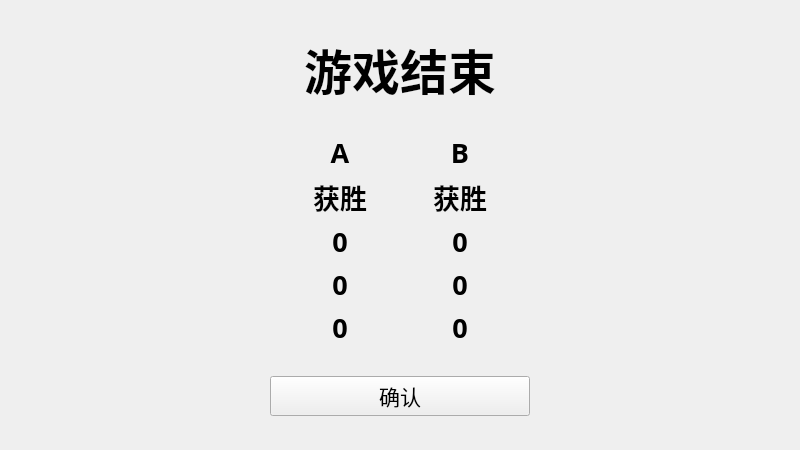
<?xml version="1.0" encoding="UTF-8"?>
<ui version="4.0">
 <class>AnsShow</class>
 <widget class="QWidget" name="AnsShow">
  <property name="geometry">
   <rect>
    <x>0</x>
    <y>0</y>
    <width>800</width>
    <height>450</height>
   </rect>
  </property>
  <property name="windowTitle">
   <string>Form</string>
  </property>
  <layout class="QGridLayout" name="gridLayout">
   <item row="0" column="0">
    <layout class="QVBoxLayout" name="verticalLayout_3">
     <item>
      <spacer name="verticalSpacer_2">
       <property name="orientation">
        <enum>Qt::Vertical</enum>
       </property>
       <property name="sizeHint" stdset="0">
        <size>
         <width>20</width>
         <height>47</height>
        </size>
       </property>
      </spacer>
     </item>
     <item>
      <layout class="QHBoxLayout" name="horizontalLayout_2">
       <item>
        <spacer name="horizontalSpacer">
         <property name="orientation">
          <enum>Qt::Horizontal</enum>
         </property>
         <property name="sizeHint" stdset="0">
          <size>
           <width>40</width>
           <height>20</height>
          </size>
         </property>
        </spacer>
       </item>
       <item>
        <widget class="QLabel" name="label_top">
         <property name="font">
          <font>
           <family>微软雅黑</family>
           <pointsize>36</pointsize>
           <weight>75</weight>
           <bold>true</bold>
          </font>
         </property>
         <property name="text">
          <string>游戏结束</string>
         </property>
         <property name="alignment">
          <set>Qt::AlignCenter</set>
         </property>
        </widget>
       </item>
       <item>
        <spacer name="horizontalSpacer_2">
         <property name="orientation">
          <enum>Qt::Horizontal</enum>
         </property>
         <property name="sizeHint" stdset="0">
          <size>
           <width>40</width>
           <height>20</height>
          </size>
         </property>
        </spacer>
       </item>
      </layout>
     </item>
     <item>
      <spacer name="verticalSpacer">
       <property name="orientation">
        <enum>Qt::Vertical</enum>
       </property>
       <property name="sizeHint" stdset="0">
        <size>
         <width>20</width>
         <height>47</height>
        </size>
       </property>
      </spacer>
     </item>
     <item>
      <layout class="QHBoxLayout" name="horizontalLayout">
       <item>
        <spacer name="horizontalSpacer_3">
         <property name="orientation">
          <enum>Qt::Horizontal</enum>
         </property>
         <property name="sizeHint" stdset="0">
          <size>
           <width>40</width>
           <height>20</height>
          </size>
         </property>
        </spacer>
       </item>
       <item>
        <layout class="QVBoxLayout" name="verticalLayout">
         <item>
          <widget class="QLabel" name="label_A">
           <property name="sizePolicy">
            <sizepolicy hsizetype="Preferred" vsizetype="Preferred">
             <horstretch>0</horstretch>
             <verstretch>0</verstretch>
            </sizepolicy>
           </property>
           <property name="minimumSize">
            <size>
             <width>0</width>
             <height>0</height>
            </size>
           </property>
           <property name="maximumSize">
            <size>
             <width>16777215</width>
             <height>40</height>
            </size>
           </property>
           <property name="font">
            <font>
             <family>微软雅黑</family>
             <pointsize>20</pointsize>
             <weight>75</weight>
             <bold>true</bold>
            </font>
           </property>
           <property name="text">
            <string>A</string>
           </property>
           <property name="alignment">
            <set>Qt::AlignCenter</set>
           </property>
          </widget>
         </item>
         <item>
          <widget class="QLabel" name="label_AInfo">
           <property name="sizePolicy">
            <sizepolicy hsizetype="Preferred" vsizetype="Preferred">
             <horstretch>0</horstretch>
             <verstretch>0</verstretch>
            </sizepolicy>
           </property>
           <property name="minimumSize">
            <size>
             <width>0</width>
             <height>0</height>
            </size>
           </property>
           <property name="maximumSize">
            <size>
             <width>16777215</width>
             <height>40</height>
            </size>
           </property>
           <property name="font">
            <font>
             <family>微软雅黑</family>
             <pointsize>20</pointsize>
             <weight>75</weight>
             <bold>true</bold>
            </font>
           </property>
           <property name="text">
            <string>获胜</string>
           </property>
           <property name="alignment">
            <set>Qt::AlignCenter</set>
           </property>
          </widget>
         </item>
         <item>
          <widget class="QLabel" name="label_A1">
           <property name="sizePolicy">
            <sizepolicy hsizetype="Preferred" vsizetype="Preferred">
             <horstretch>0</horstretch>
             <verstretch>0</verstretch>
            </sizepolicy>
           </property>
           <property name="minimumSize">
            <size>
             <width>0</width>
             <height>0</height>
            </size>
           </property>
           <property name="maximumSize">
            <size>
             <width>16777215</width>
             <height>40</height>
            </size>
           </property>
           <property name="font">
            <font>
             <family>微软雅黑</family>
             <pointsize>20</pointsize>
             <weight>75</weight>
             <bold>true</bold>
            </font>
           </property>
           <property name="text">
            <string>0</string>
           </property>
           <property name="alignment">
            <set>Qt::AlignCenter</set>
           </property>
          </widget>
         </item>
         <item>
          <widget class="QLabel" name="label_A2">
           <property name="sizePolicy">
            <sizepolicy hsizetype="Preferred" vsizetype="Preferred">
             <horstretch>0</horstretch>
             <verstretch>0</verstretch>
            </sizepolicy>
           </property>
           <property name="minimumSize">
            <size>
             <width>0</width>
             <height>0</height>
            </size>
           </property>
           <property name="maximumSize">
            <size>
             <width>16777215</width>
             <height>40</height>
            </size>
           </property>
           <property name="font">
            <font>
             <family>微软雅黑</family>
             <pointsize>20</pointsize>
             <weight>75</weight>
             <bold>true</bold>
            </font>
           </property>
           <property name="text">
            <string>0</string>
           </property>
           <property name="alignment">
            <set>Qt::AlignCenter</set>
           </property>
          </widget>
         </item>
         <item>
          <widget class="QLabel" name="label_A3">
           <property name="sizePolicy">
            <sizepolicy hsizetype="Preferred" vsizetype="Preferred">
             <horstretch>0</horstretch>
             <verstretch>0</verstretch>
            </sizepolicy>
           </property>
           <property name="minimumSize">
            <size>
             <width>0</width>
             <height>0</height>
            </size>
           </property>
           <property name="maximumSize">
            <size>
             <width>16777215</width>
             <height>40</height>
            </size>
           </property>
           <property name="font">
            <font>
             <family>微软雅黑</family>
             <pointsize>20</pointsize>
             <weight>75</weight>
             <bold>true</bold>
            </font>
           </property>
           <property name="text">
            <string>0</string>
           </property>
           <property name="alignment">
            <set>Qt::AlignCenter</set>
           </property>
          </widget>
         </item>
        </layout>
       </item>
       <item>
        <spacer name="horizontalSpacer_5">
         <property name="orientation">
          <enum>Qt::Horizontal</enum>
         </property>
         <property name="sizeType">
          <enum>QSizePolicy::Fixed</enum>
         </property>
         <property name="sizeHint" stdset="0">
          <size>
           <width>60</width>
           <height>20</height>
          </size>
         </property>
        </spacer>
       </item>
       <item>
        <layout class="QVBoxLayout" name="verticalLayout_2">
         <item>
          <widget class="QLabel" name="label_B">
           <property name="sizePolicy">
            <sizepolicy hsizetype="Preferred" vsizetype="Preferred">
             <horstretch>0</horstretch>
             <verstretch>0</verstretch>
            </sizepolicy>
           </property>
           <property name="minimumSize">
            <size>
             <width>0</width>
             <height>0</height>
            </size>
           </property>
           <property name="maximumSize">
            <size>
             <width>16777215</width>
             <height>40</height>
            </size>
           </property>
           <property name="font">
            <font>
             <family>微软雅黑</family>
             <pointsize>20</pointsize>
             <weight>75</weight>
             <bold>true</bold>
            </font>
           </property>
           <property name="text">
            <string>B</string>
           </property>
           <property name="alignment">
            <set>Qt::AlignCenter</set>
           </property>
          </widget>
         </item>
         <item>
          <widget class="QLabel" name="label_BInfo">
           <property name="sizePolicy">
            <sizepolicy hsizetype="Preferred" vsizetype="Preferred">
             <horstretch>0</horstretch>
             <verstretch>0</verstretch>
            </sizepolicy>
           </property>
           <property name="minimumSize">
            <size>
             <width>0</width>
             <height>0</height>
            </size>
           </property>
           <property name="maximumSize">
            <size>
             <width>16777215</width>
             <height>40</height>
            </size>
           </property>
           <property name="font">
            <font>
             <family>微软雅黑</family>
             <pointsize>20</pointsize>
             <weight>75</weight>
             <bold>true</bold>
            </font>
           </property>
           <property name="text">
            <string>获胜</string>
           </property>
           <property name="alignment">
            <set>Qt::AlignCenter</set>
           </property>
          </widget>
         </item>
         <item>
          <widget class="QLabel" name="label_B1">
           <property name="sizePolicy">
            <sizepolicy hsizetype="Preferred" vsizetype="Preferred">
             <horstretch>0</horstretch>
             <verstretch>0</verstretch>
            </sizepolicy>
           </property>
           <property name="minimumSize">
            <size>
             <width>0</width>
             <height>0</height>
            </size>
           </property>
           <property name="maximumSize">
            <size>
             <width>16777215</width>
             <height>40</height>
            </size>
           </property>
           <property name="font">
            <font>
             <family>微软雅黑</family>
             <pointsize>20</pointsize>
             <weight>75</weight>
             <bold>true</bold>
            </font>
           </property>
           <property name="text">
            <string>0</string>
           </property>
           <property name="alignment">
            <set>Qt::AlignCenter</set>
           </property>
          </widget>
         </item>
         <item>
          <widget class="QLabel" name="label_B2">
           <property name="sizePolicy">
            <sizepolicy hsizetype="Preferred" vsizetype="Preferred">
             <horstretch>0</horstretch>
             <verstretch>0</verstretch>
            </sizepolicy>
           </property>
           <property name="minimumSize">
            <size>
             <width>0</width>
             <height>0</height>
            </size>
           </property>
           <property name="maximumSize">
            <size>
             <width>16777215</width>
             <height>40</height>
            </size>
           </property>
           <property name="font">
            <font>
             <family>微软雅黑</family>
             <pointsize>20</pointsize>
             <weight>75</weight>
             <bold>true</bold>
            </font>
           </property>
           <property name="text">
            <string>0</string>
           </property>
           <property name="alignment">
            <set>Qt::AlignCenter</set>
           </property>
          </widget>
         </item>
         <item>
          <widget class="QLabel" name="label_B3">
           <property name="sizePolicy">
            <sizepolicy hsizetype="Preferred" vsizetype="Preferred">
             <horstretch>0</horstretch>
             <verstretch>0</verstretch>
            </sizepolicy>
           </property>
           <property name="minimumSize">
            <size>
             <width>0</width>
             <height>0</height>
            </size>
           </property>
           <property name="maximumSize">
            <size>
             <width>16777215</width>
             <height>40</height>
            </size>
           </property>
           <property name="font">
            <font>
             <family>微软雅黑</family>
             <pointsize>20</pointsize>
             <weight>75</weight>
             <bold>true</bold>
            </font>
           </property>
           <property name="text">
            <string>0</string>
           </property>
           <property name="alignment">
            <set>Qt::AlignCenter</set>
           </property>
          </widget>
         </item>
        </layout>
       </item>
       <item>
        <spacer name="horizontalSpacer_4">
         <property name="orientation">
          <enum>Qt::Horizontal</enum>
         </property>
         <property name="sizeHint" stdset="0">
          <size>
           <width>40</width>
           <height>20</height>
          </size>
         </property>
        </spacer>
       </item>
      </layout>
     </item>
     <item>
      <spacer name="verticalSpacer_4">
       <property name="orientation">
        <enum>Qt::Vertical</enum>
       </property>
       <property name="sizeHint" stdset="0">
        <size>
         <width>20</width>
         <height>47</height>
        </size>
       </property>
      </spacer>
     </item>
     <item>
      <layout class="QHBoxLayout" name="horizontalLayout_3">
       <item>
        <spacer name="horizontalSpacer_6">
         <property name="orientation">
          <enum>Qt::Horizontal</enum>
         </property>
         <property name="sizeHint" stdset="0">
          <size>
           <width>40</width>
           <height>20</height>
          </size>
         </property>
        </spacer>
       </item>
       <item>
        <widget class="QPushButton" name="pushButton">
         <property name="sizePolicy">
          <sizepolicy hsizetype="Expanding" vsizetype="Expanding">
           <horstretch>0</horstretch>
           <verstretch>0</verstretch>
          </sizepolicy>
         </property>
         <property name="font">
          <font>
           <family>微软雅黑</family>
           <pointsize>16</pointsize>
          </font>
         </property>
         <property name="text">
          <string>确认</string>
         </property>
        </widget>
       </item>
       <item>
        <spacer name="horizontalSpacer_7">
         <property name="orientation">
          <enum>Qt::Horizontal</enum>
         </property>
         <property name="sizeHint" stdset="0">
          <size>
           <width>40</width>
           <height>20</height>
          </size>
         </property>
        </spacer>
       </item>
      </layout>
     </item>
     <item>
      <spacer name="verticalSpacer_3">
       <property name="orientation">
        <enum>Qt::Vertical</enum>
       </property>
       <property name="sizeHint" stdset="0">
        <size>
         <width>20</width>
         <height>47</height>
        </size>
       </property>
      </spacer>
     </item>
    </layout>
   </item>
  </layout>
 </widget>
 <resources/>
 <connections/>
</ui>
